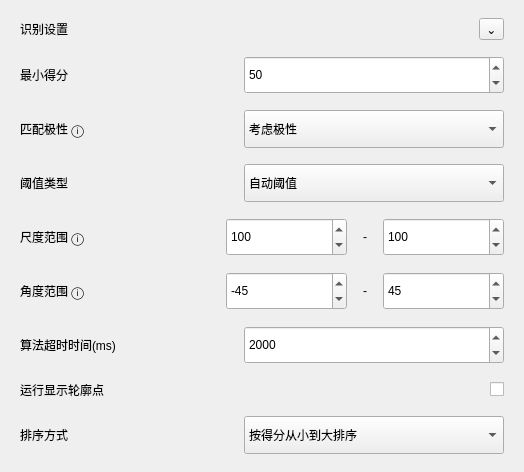
                  <widget class="QFrame" name="recognitionSettingsCard">
                   <property name="frameShape">
                    <enum>QFrame::NoFrame</enum>
                   </property>
                   <property name="panelRole" stdset="0">
                    <string>configCard</string>
                   </property>
                   <layout class="QVBoxLayout" name="verticalLayout_recognitionSettings">
                    <property name="spacing">
                     <number>16</number>
                    </property>
                    <property name="leftMargin">
                     <number>20</number>
                    </property>
                    <property name="topMargin">
                     <number>18</number>
                    </property>
                    <property name="rightMargin">
                     <number>20</number>
                    </property>
                    <property name="bottomMargin">
                     <number>18</number>
                    </property>
                    <item>
                     <layout class="QHBoxLayout" name="horizontalLayout_recognitionHeader">
                      <item>
                       <widget class="QLabel" name="recognitionSettingsTitleLabel">
                        <property name="text">
                         <string>识别设置</string>
                        </property>
                        <property name="role" stdset="0">
                         <string>cardTitle</string>
                        </property>
                       </widget>
                      </item>
                      <item>
                       <spacer name="horizontalSpacer_recognitionHeader">
                        <property name="orientation">
                         <enum>Qt::Horizontal</enum>
                        </property>
                        <property name="sizeHint" stdset="0">
                         <size>
                          <width>40</width>
                          <height>20</height>
                         </size>
                        </property>
                       </spacer>
                      </item>
                      <item>
                       <widget class="QToolButton" name="recognitionCollapseButton">
                        <property name="text">
                         <string>⌄</string>
                        </property>
                        <property name="role" stdset="0">
                         <string>collapseCard</string>
                        </property>
                       </widget>
                      </item>
                     </layout>
                    </item>
                    <item>
                     <layout class="QHBoxLayout" name="horizontalLayout_minScore">
                      <property name="leftMargin">
                       <number>0</number>
                      </property>
                      <property name="topMargin">
                       <number>0</number>
                      </property>
                      <property name="rightMargin">
                       <number>0</number>
                      </property>
                      <property name="bottomMargin">
                       <number>0</number>
                      </property>
                      <item>
                       <widget class="QLabel" name="minScoreLabel">
                        <property name="minimumSize">
                         <size>
                          <width>150</width>
                          <height>0</height>
                         </size>
                        </property>
                        <property name="text">
                         <string>最小得分</string>
                        </property>
                        <property name="role" stdset="0">
                         <string>rowField</string>
                        </property>
                       </widget>
                      </item>
                      <item>
                       <widget class="QSpinBox" name="minScoreSpinBox">
                        <property name="minimumSize">
                         <size>
                          <width>260</width>
                          <height>38</height>
                         </size>
                        </property>
                        <property name="minimum">
                         <number>0</number>
                        </property>
                        <property name="maximum">
                         <number>100</number>
                        </property>
                        <property name="value">
                         <number>50</number>
                        </property>
                       </widget>
                      </item>
                     </layout>
                    </item>
                    <item>
                     <layout class="QHBoxLayout" name="horizontalLayout_matchPolarity">
                      <property name="leftMargin">
                       <number>0</number>
                      </property>
                      <property name="topMargin">
                       <number>0</number>
                      </property>
                      <property name="rightMargin">
                       <number>0</number>
                      </property>
                      <property name="bottomMargin">
                       <number>0</number>
                      </property>
                      <item>
                       <widget class="QLabel" name="matchPolarityLabel">
                        <property name="minimumSize">
                         <size>
                          <width>150</width>
                          <height>0</height>
                         </size>
                        </property>
                        <property name="text">
                         <string>匹配极性 ⓘ</string>
                        </property>
                        <property name="role" stdset="0">
                         <string>rowField</string>
                        </property>
                       </widget>
                      </item>
                      <item>
                       <widget class="QComboBox" name="matchPolarityComboBox">
                        <property name="minimumSize">
                         <size>
                          <width>260</width>
                          <height>38</height>
                         </size>
                        </property>
                        <property name="currentIndex">
                         <number>1</number>
                        </property>
                        <item>
                         <property name="text">
                          <string>不考虑极性</string>
                         </property>
                        </item>
                        <item>
                         <property name="text">
                          <string>考虑极性</string>
                         </property>
                        </item>
                       </widget>
                      </item>
                     </layout>
                    </item>
                    <item>
                     <layout class="QHBoxLayout" name="horizontalLayout_thresholdType">
                      <property name="leftMargin">
                       <number>0</number>
                      </property>
                      <property name="topMargin">
                       <number>0</number>
                      </property>
                      <property name="rightMargin">
                       <number>0</number>
                      </property>
                      <property name="bottomMargin">
                       <number>0</number>
                      </property>
                      <item>
                       <widget class="QLabel" name="thresholdTypeLabel">
                        <property name="minimumSize">
                         <size>
                          <width>150</width>
                          <height>0</height>
                         </size>
                        </property>
                        <property name="text">
                         <string>阈值类型</string>
                        </property>
                        <property name="role" stdset="0">
                         <string>rowField</string>
                        </property>
                       </widget>
                      </item>
                      <item>
                       <widget class="QComboBox" name="thresholdTypeComboBox">
                        <property name="minimumSize">
                         <size>
                          <width>260</width>
                          <height>38</height>
                         </size>
                        </property>
                        <item>
                         <property name="text">
                          <string>自动阈值</string>
                         </property>
                        </item>
                        <item>
                         <property name="text">
                          <string>模板阈值</string>
                         </property>
                        </item>
                        <item>
                         <property name="text">
                          <string>手动阈值</string>
                         </property>
                        </item>
                       </widget>
                      </item>
                     </layout>
                    </item>
                    <item>
                     <layout class="QHBoxLayout" name="horizontalLayout_scaleRange">
                      <property name="leftMargin">
                       <number>0</number>
                      </property>
                      <property name="topMargin">
                       <number>0</number>
                      </property>
                      <property name="rightMargin">
                       <number>0</number>
                      </property>
                      <property name="bottomMargin">
                       <number>0</number>
                      </property>
                      <item>
                       <widget class="QLabel" name="scaleRangeLabel">
                        <property name="minimumSize">
                         <size>
                          <width>150</width>
                          <height>0</height>
                         </size>
                        </property>
                        <property name="text">
                         <string>尺度范围 ⓘ</string>
                        </property>
                        <property name="role" stdset="0">
                         <string>rowField</string>
                        </property>
                       </widget>
                      </item>
                      <item>
                       <spacer name="horizontalSpacer">
                        <property name="orientation">
                         <enum>Qt::Horizontal</enum>
                        </property>
                        <property name="sizeHint" stdset="0">
                         <size>
                          <width>40</width>
                          <height>20</height>
                         </size>
                        </property>
                       </spacer>
                      </item>
                      <item>
                       <widget class="QSpinBox" name="minScaleSpinBox">
                        <property name="sizePolicy">
                         <sizepolicy hsizetype="Fixed" vsizetype="Fixed">
                          <horstretch>0</horstretch>
                          <verstretch>0</verstretch>
                         </sizepolicy>
                        </property>
                        <property name="minimumSize">
                         <size>
                          <width>121</width>
                          <height>38</height>
                         </size>
                        </property>
                        <property name="maximumSize">
                         <size>
                          <width>121</width>
                          <height>38</height>
                         </size>
                        </property>
                        <property name="maximum">
                         <number>999</number>
                        </property>
                        <property name="value">
                         <number>100</number>
                        </property>
                       </widget>
                      </item>
                      <item>
                       <widget class="QLabel" name="scaleDashLabel">
                        <property name="text">
                         <string>-</string>
                        </property>
                        <property name="alignment">
                         <set>Qt::AlignCenter</set>
                        </property>
                       </widget>
                      </item>
                      <item>
                       <widget class="QSpinBox" name="maxScaleSpinBox">
                        <property name="sizePolicy">
                         <sizepolicy hsizetype="Fixed" vsizetype="Fixed">
                          <horstretch>0</horstretch>
                          <verstretch>0</verstretch>
                         </sizepolicy>
                        </property>
                        <property name="minimumSize">
                         <size>
                          <width>121</width>
                          <height>38</height>
                         </size>
                        </property>
                        <property name="maximumSize">
                         <size>
                          <width>121</width>
                          <height>38</height>
                         </size>
                        </property>
                        <property name="maximum">
                         <number>999</number>
                        </property>
                        <property name="value">
                         <number>100</number>
                        </property>
                       </widget>
                      </item>
                     </layout>
                    </item>
                    <item>
                     <layout class="QHBoxLayout" name="horizontalLayout_angleRange">
                      <property name="leftMargin">
                       <number>0</number>
                      </property>
                      <property name="topMargin">
                       <number>0</number>
                      </property>
                      <property name="rightMargin">
                       <number>0</number>
                      </property>
                      <property name="bottomMargin">
                       <number>0</number>
                      </property>
                      <item>
                       <widget class="QLabel" name="angleRangeLabel">
                        <property name="minimumSize">
                         <size>
                          <width>150</width>
                          <height>0</height>
                         </size>
                        </property>
                        <property name="text">
                         <string>角度范围 ⓘ</string>
                        </property>
                        <property name="role" stdset="0">
                         <string>rowField</string>
                        </property>
                       </widget>
                      </item>
                      <item>
                       <spacer name="horizontalSpacer_2">
                        <property name="orientation">
                         <enum>Qt::Horizontal</enum>
                        </property>
                        <property name="sizeHint" stdset="0">
                         <size>
                          <width>40</width>
                          <height>20</height>
                         </size>
                        </property>
                       </spacer>
                      </item>
                      <item>
                       <widget class="QSpinBox" name="minAngleSpinBox">
                        <property name="sizePolicy">
                         <sizepolicy hsizetype="Fixed" vsizetype="Fixed">
                          <horstretch>0</horstretch>
                          <verstretch>0</verstretch>
                         </sizepolicy>
                        </property>
                        <property name="minimumSize">
                         <size>
                          <width>121</width>
                          <height>38</height>
                         </size>
                        </property>
                        <property name="maximumSize">
                         <size>
                          <width>121</width>
                          <height>38</height>
                         </size>
                        </property>
                        <property name="minimum">
                         <number>-180</number>
                        </property>
                        <property name="maximum">
                         <number>180</number>
                        </property>
                        <property name="value">
                         <number>-45</number>
                        </property>
                       </widget>
                      </item>
                      <item>
                       <widget class="QLabel" name="angleDashLabel">
                        <property name="text">
                         <string>-</string>
                        </property>
                        <property name="alignment">
                         <set>Qt::AlignCenter</set>
                        </property>
                       </widget>
                      </item>
                      <item>
                       <widget class="QSpinBox" name="maxAngleSpinBox">
                        <property name="sizePolicy">
                         <sizepolicy hsizetype="Fixed" vsizetype="Fixed">
                          <horstretch>0</horstretch>
                          <verstretch>0</verstretch>
                         </sizepolicy>
                        </property>
                        <property name="minimumSize">
                         <size>
                          <width>121</width>
                          <height>38</height>
                         </size>
                        </property>
                        <property name="maximumSize">
                         <size>
                          <width>121</width>
                          <height>38</height>
                         </size>
                        </property>
                        <property name="minimum">
                         <number>-180</number>
                        </property>
                        <property name="maximum">
                         <number>180</number>
                        </property>
                        <property name="value">
                         <number>45</number>
                        </property>
                       </widget>
                      </item>
                     </layout>
                    </item>
                    <item>
                     <layout class="QHBoxLayout" name="horizontalLayout_timeout">
                      <property name="leftMargin">
                       <number>0</number>
                      </property>
                      <property name="topMargin">
                       <number>0</number>
                      </property>
                      <property name="rightMargin">
                       <number>0</number>
                      </property>
                      <property name="bottomMargin">
                       <number>0</number>
                      </property>
                      <item>
                       <widget class="QLabel" name="timeoutLabel">
                        <property name="minimumSize">
                         <size>
                          <width>150</width>
                          <height>0</height>
                         </size>
                        </property>
                        <property name="text">
                         <string>算法超时时间(ms)</string>
                        </property>
                        <property name="role" stdset="0">
                         <string>rowField</string>
                        </property>
                       </widget>
                      </item>
                      <item>
                       <widget class="QSpinBox" name="timeoutSpinBox">
                        <property name="minimumSize">
                         <size>
                          <width>260</width>
                          <height>38</height>
                         </size>
                        </property>
                        <property name="maximum">
                         <number>99999</number>
                        </property>
                        <property name="value">
                         <number>2000</number>
                        </property>
                       </widget>
                      </item>
                     </layout>
                    </item>
                    <item>
                     <layout class="QHBoxLayout" name="horizontalLayout_showContour">
                      <property name="leftMargin">
                       <number>0</number>
                      </property>
                      <property name="topMargin">
                       <number>0</number>
                      </property>
                      <property name="rightMargin">
                       <number>0</number>
                      </property>
                      <property name="bottomMargin">
                       <number>0</number>
                      </property>
                      <item>
                       <widget class="QLabel" name="showContourLabel">
                        <property name="minimumSize">
                         <size>
                          <width>260</width>
                          <height>0</height>
                         </size>
                        </property>
                        <property name="text">
                         <string>运行显示轮廓点</string>
                        </property>
                        <property name="role" stdset="0">
                         <string>rowField</string>
                        </property>
                       </widget>
                      </item>
                      <item>
                       <spacer name="horizontalSpacer_showContour">
                        <property name="orientation">
                         <enum>Qt::Horizontal</enum>
                        </property>
                        <property name="sizeHint" stdset="0">
                         <size>
                          <width>40</width>
                          <height>20</height>
                         </size>
                        </property>
                       </spacer>
                      </item>
                      <item>
                       <widget class="QCheckBox" name="showContourSwitch">
                        <property name="text">
                         <string/>
                        </property>
                       </widget>
                      </item>
                     </layout>
                    </item>
                    <item>
                     <layout class="QHBoxLayout" name="horizontalLayout_sortMode">
                      <property name="leftMargin">
                       <number>0</number>
                      </property>
                      <property name="topMargin">
                       <number>0</number>
                      </property>
                      <property name="rightMargin">
                       <number>0</number>
                      </property>
                      <property name="bottomMargin">
                       <number>0</number>
                      </property>
                      <item>
                       <widget class="QLabel" name="sortModeLabel">
                        <property name="minimumSize">
                         <size>
                          <width>150</width>
                          <height>0</height>
                         </size>
                        </property>
                        <property name="text">
                         <string>排序方式</string>
                        </property>
                        <property name="role" stdset="0">
                         <string>rowField</string>
                        </property>
                       </widget>
                      </item>
                      <item>
                       <widget class="QComboBox" name="sortModeComboBox">
                        <property name="minimumSize">
                         <size>
                          <width>260</width>
                          <height>38</height>
                         </size>
                        </property>
                        <property name="currentIndex">
                         <number>4</number>
                        </property>
                        <item>
                         <property name="text">
                          <string>按X坐标从小到大排序</string>
                         </property>
                        </item>
                        <item>
                         <property name="text">
                          <string>按X坐标从大到小排序</string>
                         </property>
                        </item>
                        <item>
                         <property name="text">
                          <string>按Y坐标从小到大排序</string>
                         </property>
                        </item>
                        <item>
                         <property name="text">
                          <string>按Y坐标从大到小排序</string>
                         </property>
                        </item>
                        <item>
                         <property name="text">
                          <string>按得分从小到大排序</string>
                         </property>
                        </item>
                        <item>
                         <property name="text">
                          <string>按得分从大到小排序</string>
                         </property>
                        </item>
                        <item>
                         <property name="text">
                          <string>按角度从小到大排序</string>
                         </property>
                        </item>
                        <item>
                         <property name="text">
                          <string>按角度从大到小排序</string>
                         </property>
                        </item>
                        <item>
                         <property name="text">
                          <string>按ROI序号排序</string>
                         </property>
                        </item>
                       </widget>
                      </item>
                     </layout>
                    </item>
                   </layout>
                  </widget>
